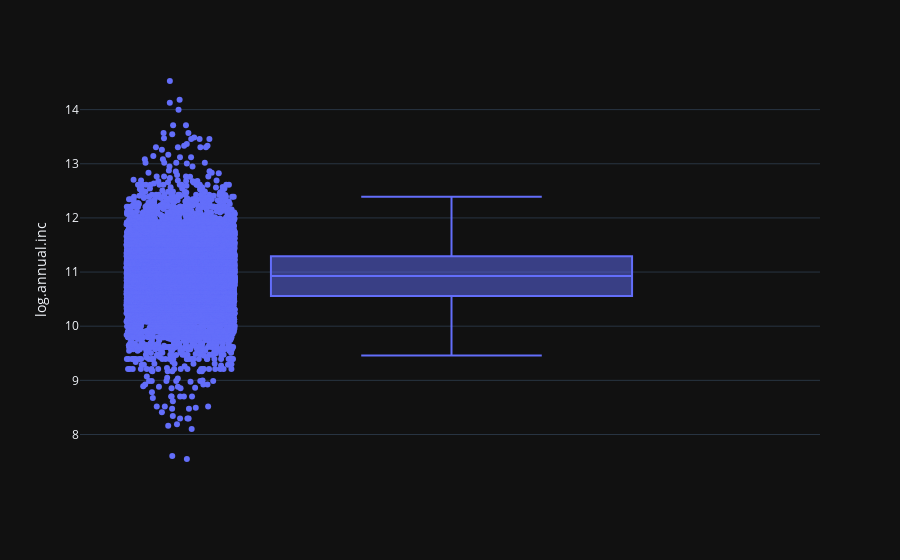

Notebook code for this chart:
### Code cell
annualLogFig = px.box(data2, y="log.annual.inc", points="all")
annualLogFig.show()

### Figure 1 — Plotly figure (JSON) as saved in the notebook; plotly's stock layout.template omitted (floating-point values rounded to 4 significant figures; data arrays with more than 128 entries replaced by an {"elided": "..."} marker saying what was removed)
{"data": [{"alignmentgroup": "True", "boxpoints": "all", "hovertemplate": "log.annual.inc=%{y}<extra></extra>", "legendgroup": "", "marker": {"color": "#636efa"}, "name": "", "notched": false, "offsetgroup": "", "orientation": "v", "showlegend": false, "x0": " ", "xaxis": "x", "y": {"elided": "9578 float values"}, "y0": " ", "yaxis": "y", "type": "box"}], "layout": {"xaxis": {"anchor": "y", "domain": [0.0, 1.0]}, "yaxis": {"anchor": "x", "domain": [0.0, 1.0], "title": {"text": "log.annual.inc"}}, "legend": {"tracegroupgap": 0}, "margin": {"t": 60}, "boxmode": "group"}}
